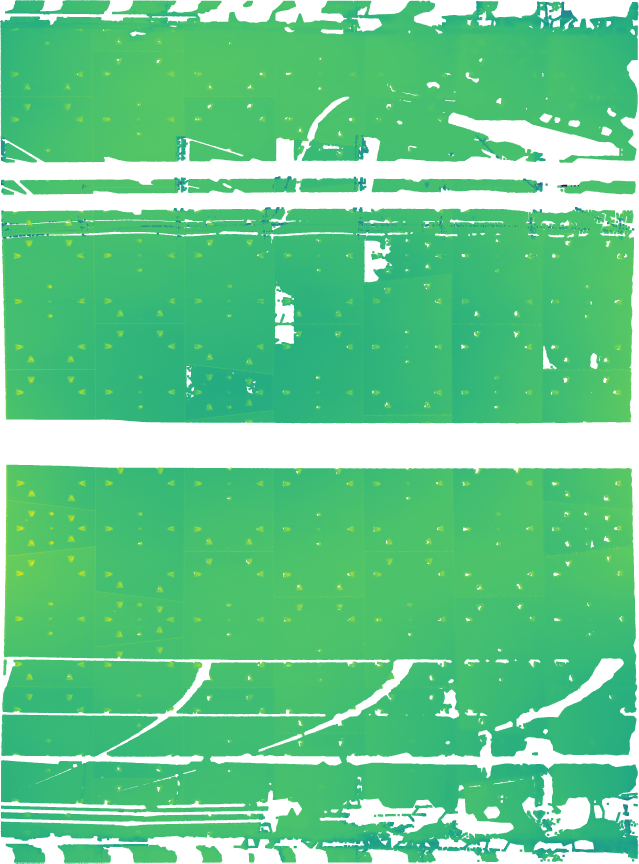
#> input picture sam4tun/5-1/depth_map.png, 2555 x 3454 px, found by its file name (shown at 1/4 size)
$ python pattern_discovery.py ../../sam4tun/5-1/depth_map.png
#> lines starting #> are read from the running program, lines starting #| are printed output that depends on the picture
"""
Pattern Discovery Module for Tunnel Segmentation

This module discovers design patterns from raw point cloud and depth map data
WITHOUT requiring ground truth labels. It uses:
1. Depth map image analysis (edge detection, Hough lines)
2. Point cloud geometric features (curvature, intensity)
3. Domain knowledge about tunnel construction

The discovered patterns can be used by a reasoning model to:
- Detect wrap-around scenarios
- Infer segment positions
- Generate all_segments.csv for SAM processing
"""

import os
import json
import numpy as np
import pandas as pd
import cv2
from scipy.signal import find_peaks
from scipy.ndimage import gaussian_filter1d
from scipy.cluster.hierarchy import fclusterdata
from typing import Dict, List, Tuple, Optional


# Domain knowledge constants (standard shield tunnel)
DOMAIN_KNOWLEDGE = {
    "K_height_mm": 1079.92,
    "AB_height_mm": 3239.77,
    "segment_width_mm": 1200,
    "oblique_angle_degrees": 7.52,
    "segments_per_ring": 7,
    "segment_order": ["K", "B1", "A1", "A2", "A3", "A4", "B2"],
    "resolution_mm_per_pixel": 5.0  # Default resolution
}


class PatternDiscovery:
    """Discover segment patterns from raw tunnel data."""

    def __init__(self, tunnel_id: str, base_dir: str = "data"):
#> called with tunnel_id = '../../sam4tun/5-1/depth_map.png', base_dir = 'data'
        self.tunnel_id = tunnel_id
        self.base_dir = base_dir

        # Try different data directory locations
        possible_dirs = [
            os.path.join(base_dir, tunnel_id),
            os.path.join(base_dir, "configurable", tunnel_id),
        ]
        self.data_dir = None
        for d in possible_dirs:
            if os.path.exists(os.path.join(d, "depth_map.png")):
                self.data_dir = d
                break

        if self.data_dir is None:
            raise FileNotFoundError(f"Could not find data directory for tunnel {tunnel_id}")

        # Load data
        self.depth_map = self._load_depth_map()
#> in _load_depth_map, `img = cv2.imread(path, cv2.IMREAD_GRAYSCALE)`:
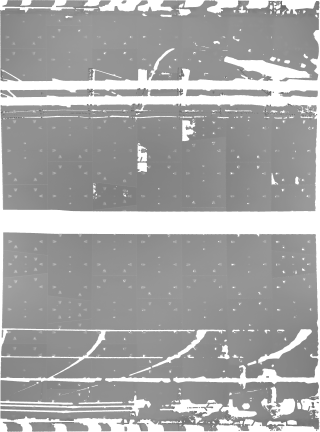
#> img: shape (3454, 2555) (shown at 1/8 size); min 30, max 255, mean 164.5
        self.point_cloud = self._load_point_cloud()
        self.detected_points = self._load_detected_points()

        # Image dimensions
        self.height, self.width = self.depth_map.shape[:2]

        # Analysis results
        self.analysis = {}

    def _load_depth_map(self) -> np.ndarray:
        """Load depth map image."""
        path = os.path.join(self.data_dir, "depth_map.png")
        img = cv2.imread(path, cv2.IMREAD_GRAYSCALE)
        if img is None:
            raise FileNotFoundError(f"Could not load depth map from {path}")
        return img

    def _load_point_cloud(self) -> Optional[pd.DataFrame]:
        """Load enhanced point cloud if available."""
        path = os.path.join(self.data_dir, "enhanced.csv")
        if os.path.exists(path):
            return pd.read_csv(path)
        return None

    def _load_detected_points(self) -> Optional[pd.DataFrame]:
        """Load detected prompt points if available."""
        path = os.path.join(self.data_dir, "detected.csv")
        if os.path.exists(path):
            return pd.read_csv(path)
        return None

    def analyze_ring_boundaries(self) -> Dict:
        """Detect ring boundaries from vertical lines in depth map."""
        # Column-wise intensity variance
        col_std = np.std(self.depth_map, axis=0)
        col_std_smooth = gaussian_filter1d(col_std, sigma=5)

        # Find peaks (vertical lines = ring boundaries)
        peaks, properties = find_peaks(col_std_smooth, distance=100, prominence=5)

        # Calculate ring spacing
        if len(peaks) >= 2:
            spacings = np.diff(peaks)
            avg_spacing = np.mean(spacings)
        else:
            avg_spacing = self.width / 9  # Default assumption

        result = {
            "vertical_line_positions": peaks.tolist(),
            "ring_count_estimate": len(peaks) + 1,
            "average_ring_spacing_pixels": float(avg_spacing),
            "ring_width_mm": float(avg_spacing * DOMAIN_KNOWLEDGE["resolution_mm_per_pixel"])
        }

        self.analysis["ring_boundaries"] = result
        return result

    def analyze_horizontal_joints(self) -> Dict:
        """Detect horizontal joint lines from depth map."""
        # Take middle section for cleaner detection
        mid_section = self.depth_map[:, self.width//3:2*self.width//3]

        # Row-wise intensity variance
        row_std = np.std(mid_section, axis=1)
        row_std_smooth = gaussian_filter1d(row_std, sigma=10)

        # Find peaks
        peaks, _ = find_peaks(row_std_smooth, distance=200, prominence=3)

        result = {
            "horizontal_line_positions": peaks.tolist(),
            "joint_count": len(peaks),
            "positions_normalized": [float(p / self.height) for p in peaks]
        }

        self.analysis["horizontal_joints"] = result
        return result

    def analyze_k_block_distribution(self) -> Dict:
        """Analyze K-block Y-position distribution to detect wrap-around."""
        if self.detected_points is None:
            return {"error": "No detected points available"}

        # Get K-block positions (or any detected positions)
        k_blocks = self.detected_points[
            self.detected_points['Type'].isin(['K-block', 'midpoint', 'positive_slope', 'negative_slope'])
        ]

        if len(k_blocks) == 0:
            return {"error": "No K-block positions detected"}

        y_values = k_blocks['Y'].values
        y_min, y_max = y_values.min(), y_values.max()
        y_range = y_max - y_min
        coverage_percent = (y_range / self.height) * 100

        # Key insight: > 40% coverage indicates wrap-around
        wrap_around_detected = coverage_percent > 40

        # Estimate rotation positions for each ring
        segment_pixel_size = self.height / DOMAIN_KNOWLEDGE["segments_per_ring"]
        rotation_positions = []

        for y in y_values:
            position = int((y / self.height) * DOMAIN_KNOWLEDGE["segments_per_ring"]) % 7 + 1
            rotation_positions.append(position)

        result = {
            "y_min": float(y_min),
            "y_max": float(y_max),
            "y_range_pixels": float(y_range),
            "coverage_percent": float(coverage_percent),
            "wrap_around_detected": wrap_around_detected,
            "estimated_rotation_positions": rotation_positions,
            "segment_pixel_size": float(segment_pixel_size)
        }

        self.analysis["k_block_distribution"] = result
        return result

    def analyze_oblique_lines(self) -> Dict:
        """Detect oblique joint lines at top and bottom of image."""
        def count_oblique_lines(section):
            edges = cv2.Canny(section, 30, 100)
            lines = cv2.HoughLinesP(edges, 1, np.pi/180, 50, minLineLength=50, maxLineGap=10)
            if lines is None:
                return 0, []

            oblique_count = 0
            angles = []
            for line in lines:
                x1, y1, x2, y2 = line[0]
                angle = np.degrees(np.arctan2(y2-y1, x2-x1))
                if 3 < abs(angle) < 15:
                    oblique_count += 1
                    angles.append(angle)
            return oblique_count, angles

        # Analyze top and bottom sections
        section_height = 500
        top_count, top_angles = count_oblique_lines(self.depth_map[:section_height, :])
        bottom_count, bottom_angles = count_oblique_lines(self.depth_map[-section_height:, :])

        # If both have significant oblique lines, segments wrap around
        wrap_around_evidence = top_count > 3 and bottom_count > 3

        result = {
            "top_oblique_lines": top_count,
            "bottom_oblique_lines": bottom_count,
            "top_angles": top_angles[:5] if top_angles else [],
            "bottom_angles": bottom_angles[:5] if bottom_angles else [],
            "wrap_around_evidence": wrap_around_evidence,
            "average_angle": float(np.mean(top_angles + bottom_angles)) if (top_angles + bottom_angles) else 0
        }

        self.analysis["oblique_lines"] = result
        return result

    def analyze_point_cloud_features(self) -> Dict:
        """Analyze point cloud curvature and intensity for joint detection."""
        if self.point_cloud is None:
            return {"error": "No point cloud data available"}

        df = self.point_cloud

        result = {
            "total_points": len(df),
            "rings": sorted(df['ring'].unique().tolist()) if 'ring' in df.columns else [],
            "ring_count": len(df['ring'].unique()) if 'ring' in df.columns else 0,
        }

        # Curvature analysis
        if 'curvature' in df.columns:
            curvature = df['curvature']
            high_curvature_threshold = curvature.mean() + 3 * curvature.std()
            result["curvature_stats"] = {
                "mean": float(curvature.mean()),
                "std": float(curvature.std()),
                "high_curvature_points": int((curvature > high_curvature_threshold).sum())
            }

        # Intensity analysis
        if 'intensity' in df.columns:
            intensity = df['intensity']
            result["intensity_stats"] = {
                "mean": float(intensity.mean()),
                "std": float(intensity.std()),
                "range": [float(intensity.min()), float(intensity.max())]
            }

        # Theta (angular) coverage analysis
        if 'theta' in df.columns:
            theta = df['theta']
            theta_range = theta.max() - theta.min()
            result["angular_coverage"] = {
                "theta_min": float(theta.min()),
                "theta_max": float(theta.max()),
                "theta_range_radians": float(theta_range),
                "theta_range_degrees": float(np.degrees(theta_range)),
                "full_coverage": theta_range > 6.0  # > ~343 degrees
            }

        self.analysis["point_cloud_features"] = result
        return result

    # [54 lines left out: function infer_segment_positions, not called in this run]

    def discover_pattern(self) -> Dict:
        """Run full pattern discovery and return comprehensive results."""
        print(f"Discovering patterns for tunnel {self.tunnel_id}...")

        # Run all analyses
        ring_analysis = self.analyze_ring_boundaries()
#> in analyze_ring_boundaries, `col_std = np.std(self.depth_map, axis=0)`: col_std = 2555 values, max 59.16 at index 12, min 8.67 at index 2554, mean 43.79
#> in analyze_ring_boundaries, `col_std_smooth = gaussian_filter1d(col_std, sigma=5)`: col_std_smooth = 2555 values, max 57.42 at index 2533, min 25.27 at index 2554, mean 43.79
#> in analyze_ring_boundaries, `peaks, properties = find_peaks(col_std_smooth, distance=100, prominenc..`: peaks = [14, 749, 1112, 1485, 2185, 2533]; properties = {'prominences': [18.81, 7.25, 11.05, 11.63, 8.84, 21.72], 'left_bases': [0, 284, 284, 1378, 1378, 0], 'right_bases': [1378, 849, 1378, 1651, 2506, 2554]}
#> in analyze_ring_boundaries, `spacings = np.diff(peaks)`: spacings = [735, 363, 373, 700, 348]
#> in analyze_ring_boundaries, `avg_spacing = np.mean(spacings)`: avg_spacing = 503.8
#> in analyze_ring_boundaries, `result = { "vertical_line_positions": peaks.tolist(), "ring_count_esti..`: result = {'vertical_line_positions': [14, 749, 1112, 1485, 2185, 2533], 'ring_count_estimate': 7, 'average_ring_spacing_pixels': 503.8, 'ring_width_mm': 2519}
        joint_analysis = self.analyze_horizontal_joints()
        k_block_analysis = self.analyze_k_block_distribution()
        oblique_analysis = self.analyze_oblique_lines()
        pc_analysis = self.analyze_point_cloud_features()

        # Determine wrap-around status
        wrap_around = False
        wrap_around_confidence = 0.0

        if k_block_analysis.get("wrap_around_detected", False):
            wrap_around = True
            wrap_around_confidence = min(k_block_analysis.get("coverage_percent", 0) / 60, 1.0)

        if oblique_analysis.get("wrap_around_evidence", False):
            wrap_around = True
            wrap_around_confidence = max(wrap_around_confidence, 0.7)

        # Compile discovered pattern
        pattern = {
            "tunnel_id": self.tunnel_id,
            "image_dimensions": {
                "width": self.width,
                "height": self.height
            },
            "domain_knowledge": DOMAIN_KNOWLEDGE,
            "ring_analysis": ring_analysis,
            "k_block_distribution": k_block_analysis,
            "oblique_line_analysis": oblique_analysis,
            "wrap_around": {
                "detected": wrap_around,
                "confidence": wrap_around_confidence,
                "requires_individual_segment_processing": wrap_around
            },
            "recommendations": []
        }

        # Add recommendations
        if wrap_around:
            pattern["recommendations"].append(
                "Use individual segment processing (all_segments.csv) instead of row-based processing"
            )
            pattern["recommendations"].append(
                "Infer segment positions from K-block + domain knowledge"
            )
        else:
            pattern["recommendations"].append(
                "Standard row-based SAM processing should work"
            )

        # Infer segment positions if wrap-around detected
        if wrap_around:
            inferred_segments = self.infer_segment_positions()
            pattern["inferred_segments"] = inferred_segments
            pattern["inferred_segment_count"] = len(inferred_segments)

        return pattern

    def save_pattern(self, output_path: Optional[str] = None):
        """Save discovered pattern to JSON file."""
        pattern = self.discover_pattern()
#> in discover_pattern, `ring_analysis = self.analyze_ring_boundaries()`: ring_analysis has the same summary as result in analyze_ring_boundaries
#> in analyze_horizontal_joints, `mid_section = self.depth_map[:, self.width//3:2*self.width//3]`:
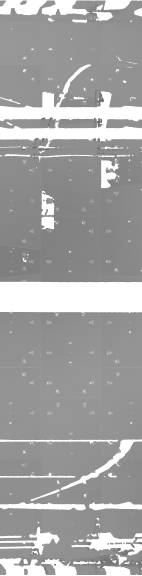
#> mid_section: shape (3454, 852) (shown at 1/6 size); min 77, max 255, mean 163.2
#> in analyze_horizontal_joints, `row_std = np.std(mid_section, axis=1)`: row_std = 3454 values, max 63.92 at index 3370, min 0 at index 0, mean 18.61
#> in analyze_horizontal_joints, `row_std_smooth = gaussian_filter1d(row_std, sigma=10)`: row_std_smooth = 3454 values, max 60.46 at index 3374, min 0 at index 1733, mean 18.61
#> in analyze_horizontal_joints, `peaks, _ = find_peaks(row_std_smooth, distance=200, prominence=3)`: peaks = [64, 590, 935, 1333, 1563, 1879, 2297, 2537, 2857, 3374]
#> in analyze_horizontal_joints, `result = { "horizontal_line_positions": peaks.tolist(), "joint_count":..`: result = {'horizontal_line_positions': [64, 590, 935, 1333, 1563, 1879, 2297, 2537, 2857, 3374], 'joint_count': 10, 'positions_normalized': [0.0185, 0.171, 0.271, 0.386, 0.453, 0.544, 0.665, 0.735, 0.827, 0.977]}
#> in discover_pattern, `joint_analysis = self.analyze_horizontal_joints()`: joint_analysis has the same summary as result in analyze_horizontal_joints
#> in count_oblique_lines, `edges = cv2.Canny(section, 30, 100)`:
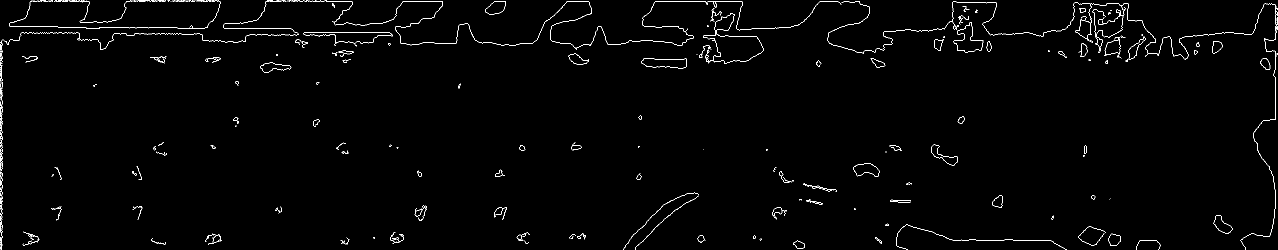
#> edges: shape (500, 2555) (shown at 1/2 size); 1.2% white in thin lines or dots
#> in count_oblique_lines, `edges = cv2.Canny(section, 30, 100)`:
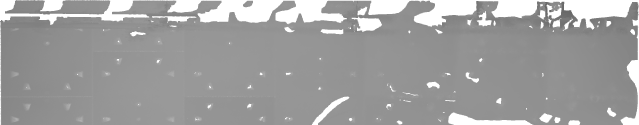
#> section: shape (500, 2555) (shown at 1/4 size); min 103, max 255, mean 159
#> in count_oblique_lines, `lines = cv2.HoughLinesP(edges, 1, np.pi/180, 50, minLineLength=50, max..`: lines = 37 rows, first 6: [61, 2, 177, 2], [0, 460, 0, 84], [1313, 2, 1483, 2], [60, 3, 178, 3], [20, 53, 75, 53], [3, 499, 3, 175]
#> the loop in count_oblique_lines, `for line in lines:` made 37 passes
#> (x1, y1, x2, y2, angle, oblique_count) on pass 30: (144, 54, 198, 57, 3.18, 1)
#> after the loop in count_oblique_lines, `for line in lines:`: angles = [3.18]; oblique_count = 1
#> in analyze_oblique_lines, `top_count, top_angles = count_oblique_lines(self.depth_map[:section_he..`: top_angles = [3.18]
#> in count_oblique_lines (call 2), `edges = cv2.Canny(section, 30, 100)`:
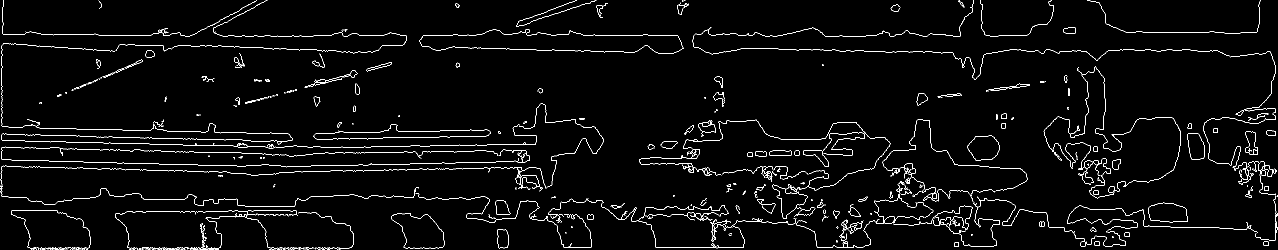
#> edges: shape (500, 2555) (shown at 1/2 size); 2.8% white in thin lines or dots
#> in count_oblique_lines (call 2), `edges = cv2.Canny(section, 30, 100)`:
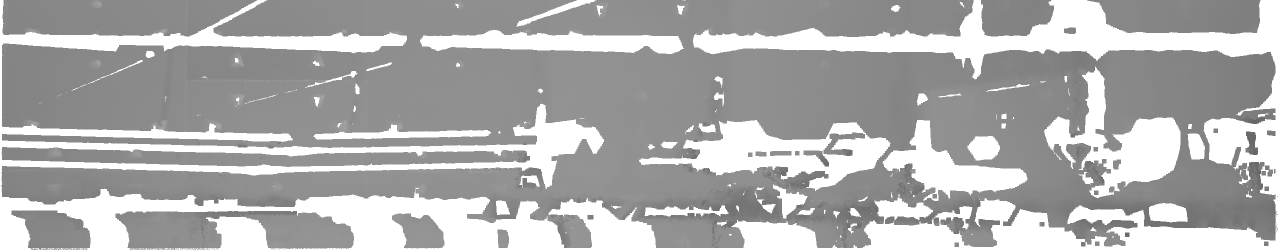
#> section: shape (500, 2555) (shown at 1/2 size); min 100, max 255, mean 173
#> in count_oblique_lines (call 2), `lines = cv2.HoughLinesP(edges, 1, np.pi/180, 50, minLineLength=50, max..`: lines = 110 rows, first 6: [1312, 495, 1486, 495], [742, 293, 839, 291], [1302, 71, 1355, 71], [132, 284, 254, 286], [1166, 70, 1301, 70], [455, 422, 506, 422]
#> the loop in count_oblique_lines (call 2), `for line in lines:` made 110 passes
#> (x1, y1, x2, y2, angle) on passes 1 to 8: (1312, 495, 1486, 495, 0), (742, 293, 839, 291, -1.18), (1302, 71, 1355, 71, 0), (132, 284, 254, 286, 0.939), (1166, 70, 1301, 70, 0), (455, 422, 506, 422, 0), (166, 273, 303, 275, 0.836), (743, 276, 972, 272, -1)
#> after the loop in count_oblique_lines (call 2), `for line in lines:`: angles = [-3.52, 4.04, -8.53, -8.28, -13.85, -7.13, -4.01, -7.82, 3.88, 6.34, 6.12, -8.26, -14.93]; oblique_count = 13
#> in analyze_oblique_lines, `bottom_count, bottom_angles = count_oblique_lines(self.depth_map[-sect..`: bottom_angles has the same summary as angles in count_oblique_lines
#> in analyze_oblique_lines, `wrap_around_evidence = top_count > 3 and bottom_count > 3`: wrap_around_evidence = False
#> in analyze_oblique_lines, `result = { "top_oblique_lines": top_count, "bottom_oblique_lines": bot..`: result = {'top_oblique_lines': 1, 'bottom_oblique_lines': 13, 'top_angles': [3.18], 'bottom_angles': [-3.52, 4.04, -8.53, -8.28, -13.85], 'wrap_around_evidence': False, 'average_angle': -3.77}
#> in discover_pattern, `oblique_analysis = self.analyze_oblique_lines()`: oblique_analysis has the same summary as result in analyze_oblique_lines
#> pattern = 8 items

        if output_path is None:
            output_path = os.path.join(
                "configurable", self.tunnel_id, "discovered_pattern.json"
            )

        os.makedirs(os.path.dirname(output_path), exist_ok=True)

        # Convert numpy types to native Python types for JSON serialization
        def convert_to_serializable(obj):
            if isinstance(obj, dict):
                return {k: convert_to_serializable(v) for k, v in obj.items()}
            elif isinstance(obj, list):
                return [convert_to_serializable(item) for item in obj]
            elif isinstance(obj, (np.integer, np.int64, np.int32)):
                return int(obj)
            elif isinstance(obj, (np.floating, np.float64, np.float32)):
                return float(obj)
            elif isinstance(obj, np.ndarray):
                return obj.tolist()
            elif isinstance(obj, (np.bool_, bool)):
                return bool(obj)
            else:
                return obj

        pattern = convert_to_serializable(pattern)

        with open(output_path, 'w') as f:
            json.dump(pattern, f, indent=2)

        print(f"Pattern saved to {output_path}")
        return pattern


# [26 lines left out: function compare_tunnels, not called in this run]


if __name__ == "__main__":
    import sys

    if len(sys.argv) < 2:
        print("Usage: python pattern_discovery.py <tunnel_id>")
        print("       python pattern_discovery.py --compare <tunnel_id1> <tunnel_id2> ...")
        sys.exit(1)

    if sys.argv[1] == "--compare":
        tunnel_ids = sys.argv[2:]
        comparison = compare_tunnels(tunnel_ids)
        print("\nTunnel Comparison:")
        print(comparison.to_string(index=False))
    else:
        tunnel_id = sys.argv[1]
        discovery = PatternDiscovery(tunnel_id)
        pattern = discovery.save_pattern()
#> pattern = 8 items

        print("\n" + "="*70)
        print("PATTERN DISCOVERY SUMMARY")
        print("="*70)
        print(f"Tunnel: {tunnel_id}")
        print(f"Image size: {pattern['image_dimensions']['width']} x {pattern['image_dimensions']['height']}")
#| Image size: 2555 x 3454
        print(f"Estimated rings: {pattern['ring_analysis'].get('ring_count_estimate', 'N/A')}")
#| Estimated rings: 7
        print(f"K-block Y coverage: {pattern['k_block_distribution'].get('coverage_percent', 0):.1f}%")
#| K-block Y coverage: 0.0%
        print(f"Wrap-around detected: {pattern['wrap_around']['detected']} (confidence: {pattern['wrap_around']['confidence']:.2f})")
#| Wrap-around detected: False (confidence: 0.00)
        print("\nRecommendations:")
        for rec in pattern.get("recommendations", []):
            print(f"  - {rec}")
#> this loop made 1 pass
#|   - Standard row-based SAM processing should work
